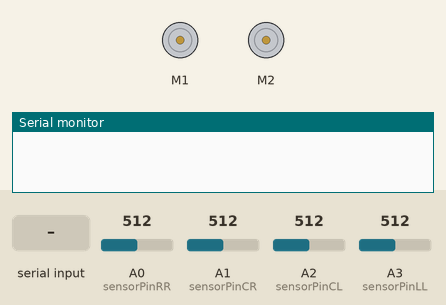
Simulated run of this sketch. Board: Arduino Uno, built with avr-gcc and run on an emulated ATmega328P. On the bench: 2 × DC motor (green arrow = forward, orange = backward, longer = faster), the last lines printed to the serial monitor. The test bench sets the inputs (shaded band); at power-on: A1 (sensorPinCR) = 512, A3 (sensorPinLL) = 512, A0 (sensorPinRR) = 512, A2 (sensorPinCL) = 512.

Above: at 0.9 s.
1.0 s: "90,45\n" received over Serial
At 1.5 s:
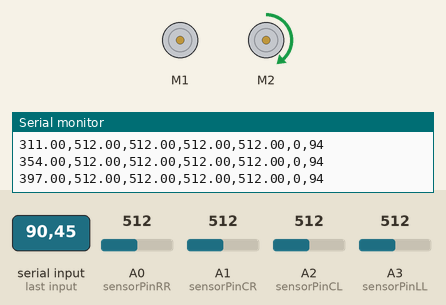
2.5 s: A1 (sensorPinCR) set to 631
5.5 s: A1 (sensorPinCR) set to 651
At 6.4 s:
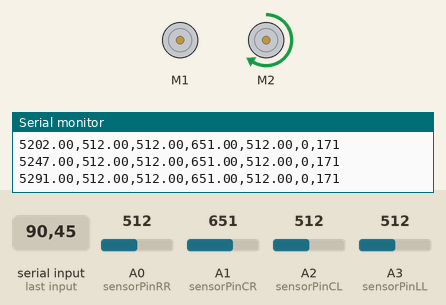
7.0 s: A3 (sensorPinLL) set to 45
8.5 s: A3 (sensorPinLL) set to 36
At 9.7 s:
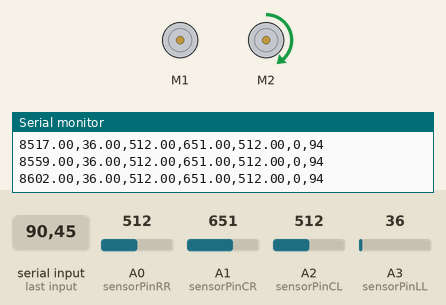
10.0 s: A0 (sensorPinRR) set to 505
At 10.9 s:
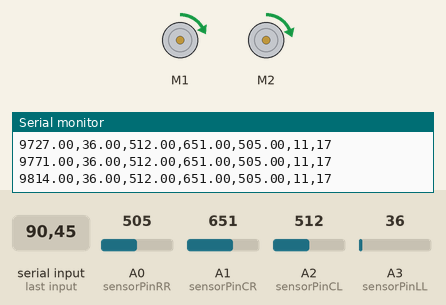
Timing chart, 0 to 12.5 s (numbered marks = the images above; inputs shaded):
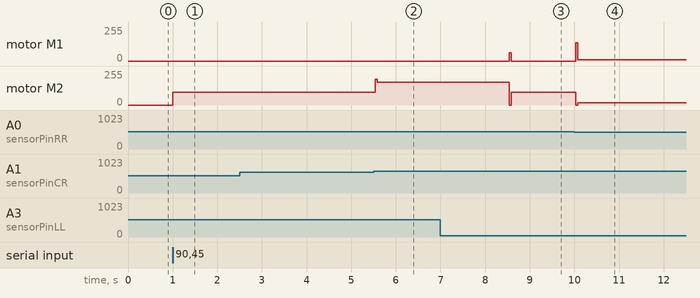

The sketch:

rabbitpid.ino
```cpp
#include <Wire.h>
#include <Adafruit_MotorShield.h>
#include "utility/Adafruit_MS_PWMServoDriver.h"

// Pair motors to physical pins
Adafruit_MotorShield AFMS = Adafruit_MotorShield();
Adafruit_DCMotor *motorL = AFMS.getMotor(1);
Adafruit_DCMotor *motorR = AFMS.getMotor(2);

// Pair sensors to physical pins
const int sensorPinLL = A3;
const int sensorPinCL = A2;
const int sensorPinCR = A1;
const int sensorPinRR = A0;

// Reflectivity cutoff value
const int calibrationValue = 40;

// Initialize request value to 0 (stopped)
int request = 0;

// Create time variables
unsigned long startTime, elapsedTime;

// Create PID variables
int P, I, D;
int lastError = 0;
float Kp = .3;
float Ki = 0;
float Kd = .5;

// Set max and base motor speeds
uint8_t maxspeedraw = 50;
uint8_t basespeedraw = 30;
uint8_t maxspeed, basespeed;

// Initialize output string to empty
String output = "";

void setup()
{
  // Initialize motor controller
  AFMS.begin();

  // start the serial port
  long baudRate = 9600;
  Serial.begin(baudRate);
  Serial.setTimeout(1);

  // Initialize all sensors
  pinMode(sensorPinLL, INPUT);
  pinMode(sensorPinCL, INPUT);
  pinMode(sensorPinCR, INPUT);
  pinMode(sensorPinRR, INPUT);

  // Ensure motors are released
  motorL->run(RELEASE);
  motorR->run(RELEASE);

  // Only continue while serial connection is available
  // This means nothing happens until the Python program is run
  while (!Serial.available())
  {
  }

  // Wait to hear a non-zero value from Python before starting
  while (request == 0)
  {
    request = Serial.readString().toInt();
  }

  // Get start time for time tracking
  startTime = millis();
}

void loop()
{
  if (request != 0)
  {
    // Request can be 1 or 2
    // Creates 2 speed options
    maxspeed = maxspeedraw * request;
    basespeed = basespeedraw * request;

    PID_control();
  }
  else
  {
    motorL->run(RELEASE);
    motorR->run(RELEASE);
    exit;
  }
}

/**
 * Using aggregate sensor value, control motors to follow line
 */
void PID_control()
{
  uint16_t position = sensorValue();

  // 500 is "center", so this centers the sensor value
  int error = 500 - position;

  // Calculate PID response
  P = error;
  I = I + error;
  D = error - lastError;
  lastError = error;

  int motorspeed = P * Kp + I * Ki + D * Kd;

  int motorspeedL = basespeed + motorspeed;
  int motorspeedR = basespeed - motorspeed;

  // Ensure values don't exceed range (0, maxspeed)
  if (motorspeedL > maxspeed)
  {
    motorspeedL = maxspeed;
  }
  if (motorspeedR > maxspeed)
  {
    motorspeedR = maxspeed;
  }
  if (motorspeedL < 0)
  {
    motorspeedL = 0;
  }
  if (motorspeedR < 0)
  {
    motorspeedR = 0;
  }

  // Set speeds of motors
  motorL->setSpeed(motorspeedL);
  motorR->setSpeed(motorspeedR);
  motorL->run(FORWARD);
  motorR->run(FORWARD);

  // Print full string of values to serial port
  output = output + motorspeedL + "," + motorspeedR;
  Serial.println(output);
}

/**
 * Read sensors and calculate an aggregate reading
 */
uint16_t sensorValue()
{
  // Read all 4 sensor values
  float rawLL = analogRead(sensorPinLL);
  float rawCL = analogRead(sensorPinCL);
  float rawCR = analogRead(sensorPinCR);
  float rawRR = analogRead(sensorPinRR);

  // Determine which sensors are on the line
  bool sensorLL = onLine(rawLL);
  bool sensorCL = onLine(rawCL);
  bool sensorCR = onLine(rawCR);
  bool sensorRR = onLine(rawRR);

  // Add elapsed time and raw sensor values to output string
  output = String(float(millis() - startTime))
              + "," + rawLL + "," + rawCL
              + "," + rawCR + "," + rawRR + ",";

  /**
   * Determine aggregate sensor value based on
   * combination of sensor values.
   */
  if (sensorLL && !sensorCL && !sensorCR && !sensorRR)
  {
    return 800;
  }
  else if (sensorLL && sensorCL && !sensorCR && !sensorRR)
  {
    return 700;
  }
  else if (!sensorLL && sensorCL && !sensorCR && !sensorRR)
  {
    return 600;
  }
  else if (!sensorLL && sensorCL && sensorCR && !sensorRR)
  {
    return 500;
  }
  else if (!sensorLL && !sensorCL && sensorCR && !sensorRR)
  {
    return 400;
  }
  else if (!sensorLL && !sensorCL && sensorCR && sensorRR)
  {
    return 300;
  }
  else if (!sensorLL && !sensorCL && !sensorCR && sensorRR)
  {
    return 200;
  }
}

/**
 * Determine whether a given sensor is on the line.
 */
bool onLine(float sensorRaw)
{
  if (sensorRaw > calibrationValue)
  {
    return true;
  }
  else
  {
    return false;
  }
}
```

Measured:
- the behaviour switches between 639 and 640 on A1 (sensorPinCR) (found by bisection; images 1 and 2)
- the behaviour switches between 41 and 40 on A3 (sensorPinLL) (found by bisection; images 2 and 3)
- the behaviour switches between 512 and 511 on A0 (sensorPinRR) (found by bisection; images 3 and 4)
- after the input at 1.0 s, motor M2: stopped → forward 94/255 at once
- after the input at 5.5 s, motor M2: forward 94/255 → forward 171/255 at once
- after the input at 8.5 s, motor M1: stopped → forward 61/255 at once, → stopped 0.04 s later; motor M2: forward 171/255 → forward 94/255 at once
- after the input at 10.0 s, motor M1: stopped → forward 11/255 at once; motor M2: forward 94/255 → forward 17/255 at once
